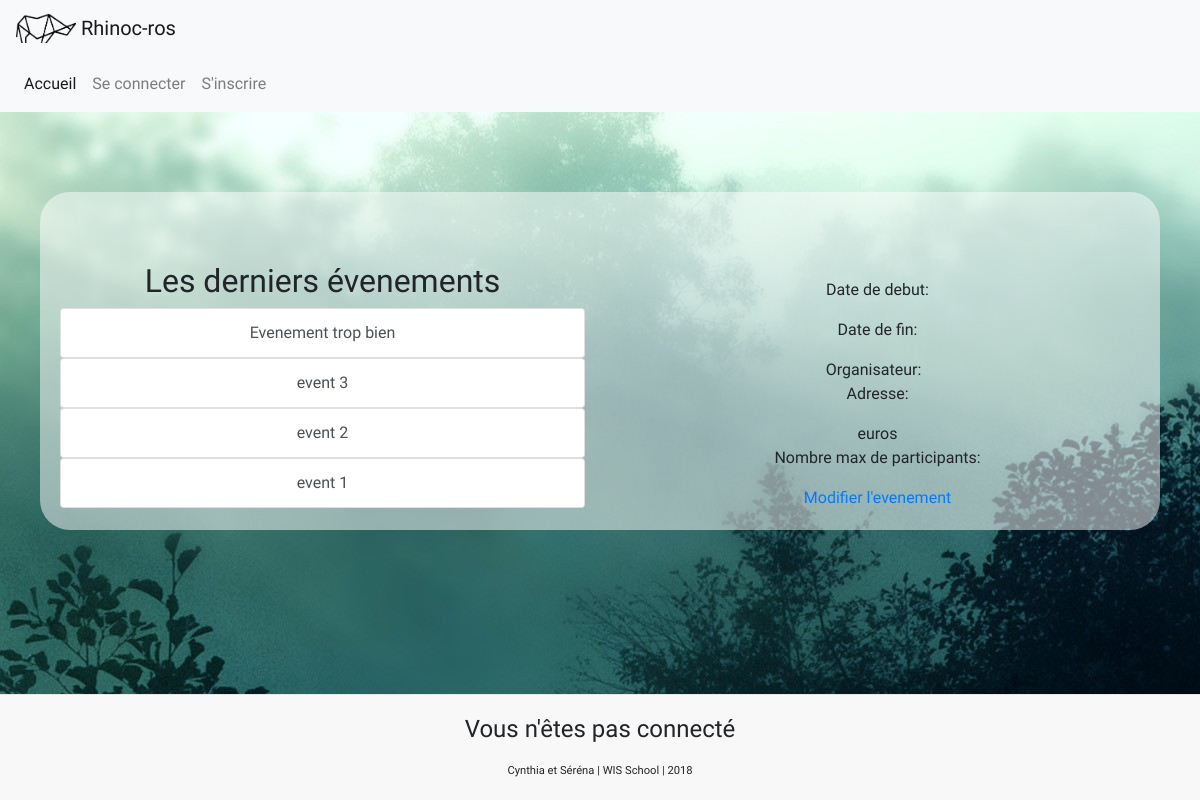
Before: /info.php with the older database file.
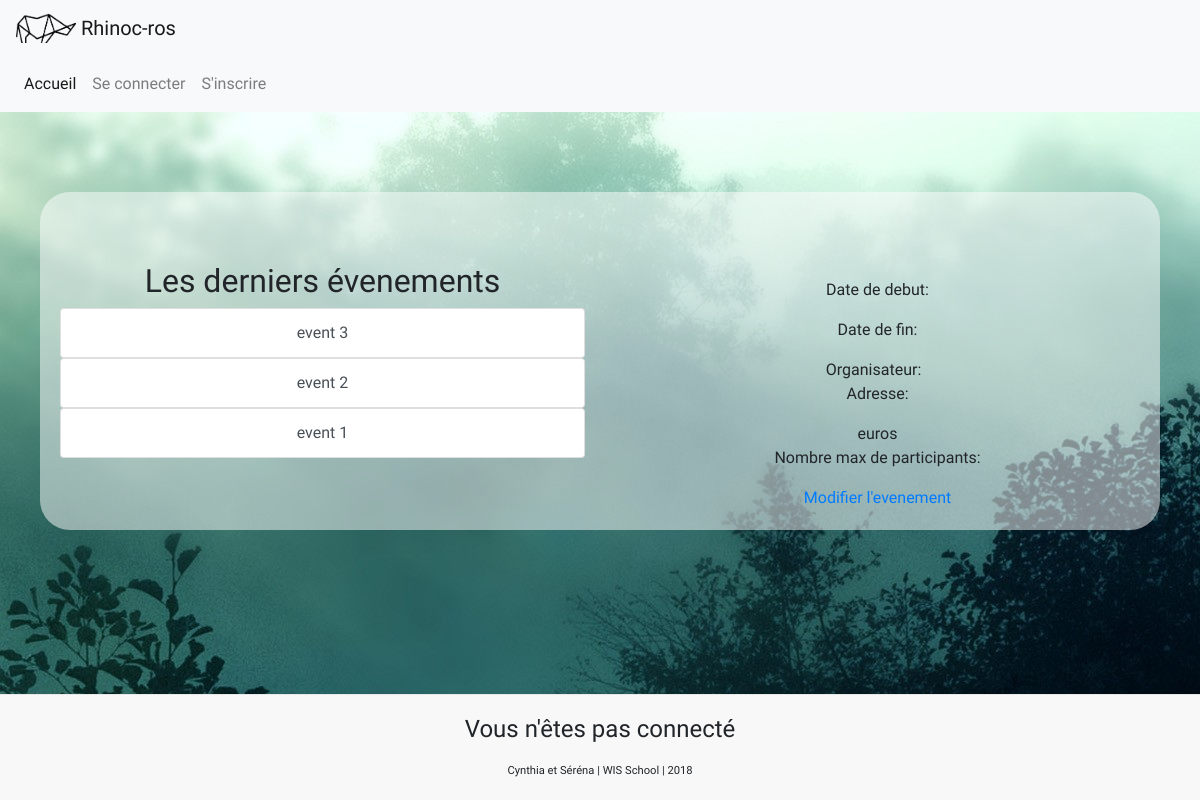
After: the same page with the newer database file.
### tables this page shows
CREATE TABLE IF NOT EXISTS `events` (
  `id` int(11) NOT NULL AUTO_INCREMENT,
  `title` varchar(100) NOT NULL,
  `description` text NOT NULL,
  `date_start` datetime NOT NULL,
  `date_end` datetime NOT NULL,
  `idcreator` int(11) NOT NULL,
  `adress` text NOT NULL,
  `url` varchar(200) DEFAULT NULL,
  `date_created` datetime NOT NULL,
  `price` int(11) NOT NULL,
  `participant_number` int(11) NOT NULL,
  PRIMARY KEY (`id`)
);

### php/get_events.php (called while the page is built)
<?php
  $sql="SELECT *
        FROM events
        ORDER BY date_created DESC";
  $stmt = $conn->prepare($sql);
  $stmt->execute();
  $events = $stmt->fetchAll();
?>

### php/get_eventinfo.php (called while the page is built)
<?php
  $id = $_GET['id'];
  $sql = "SELECT *
          FROM events
          WHERE id=:id";
  $stmt = $conn->prepare($sql);
  $stmt->bindValue(":id", $id);
  $stmt->execute();
  $eventinfo = $stmt->fetch();
  ?>

### info.php (the view, shortened to what this page needs)
<?php
  include ("php/db.php");
?>
<?php include("php/get_events.php");?>
<?php include("php/get_eventinfo.php");?>
<?php include("layouts/header.php");?>
<main class="fond_blur">
<div class="row">
  <div class="col-sm-12 col-md-6">
    <h2>Les derniers évenements</h2>
    <?php
    foreach ($events as $event) {
      ?>
      <div class="list-group">
          <a  class='list-group-item list-group-item-action' href="info.php?id=<?php echo $event['id'] ?>">
            <?php echo $event['title'] ?>
          </a>
      </div>
    <?php } ?>
  </div>
    <div class="col-sm-12 col-md-6">
    <p><?php echo ("Date de debut: ") . $eventinfo["date_start"]?></p>
    <p><?php echo ("Date de fin: ") . $eventinfo["date_end"]?></p>
    <?php echo ("Organisateur: ")?>
      <a href="profil.php?iduser=<?php echo $eventinfo['idcreator'] ?>">
      </a>
    <p><?php echo ("Adresse: ") . $eventinfo["adress"]?></p>
    <div><?php echo $eventinfo["price"]?> euros </div>
    <p> <?php echo  ("Nombre max de participants: ") . $eventinfo["participant_number"]?></p>
    <?php if($_SESSION['member']['id'] ==  $eventinfo['idcreator']){?>
    <a href="event_edit.php"> <div> Modifier l'evenement </div> </a>
  <?php } ?>
  </div>
</div>
</main>
<?php include("layouts/footer.php");?>

Changed rows visible on the page:
removed events: title "Evenement trop bien"
